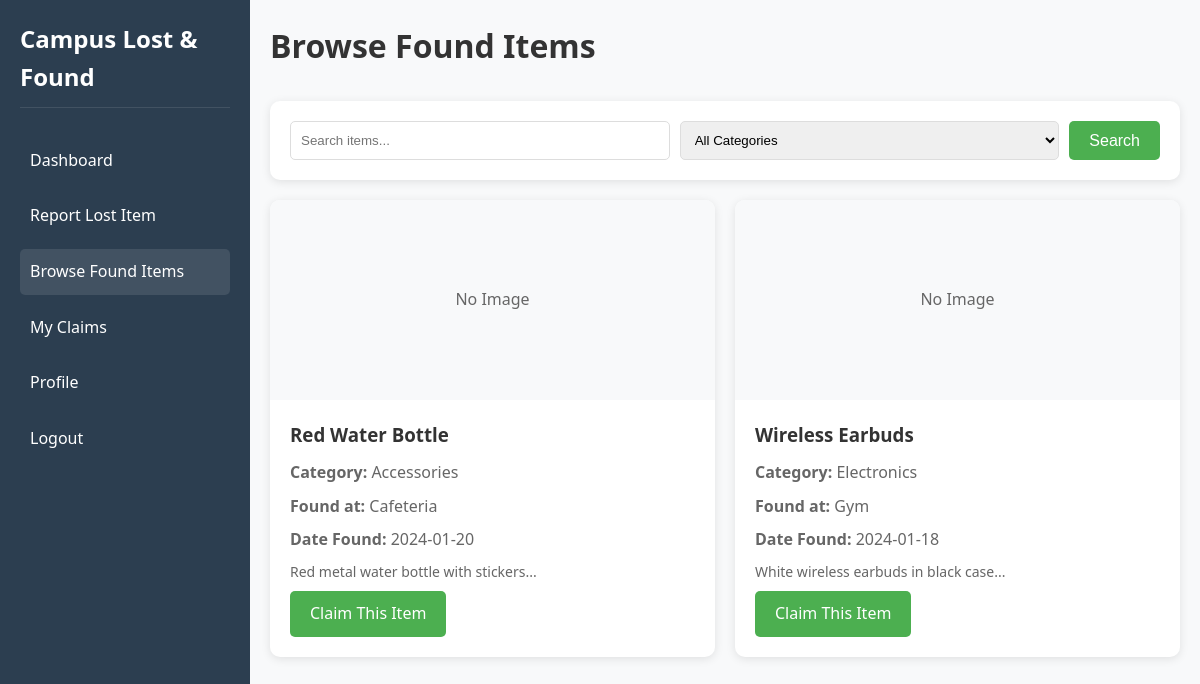
The app's page /student/browse_found.php (signed in) with its own data.
### tables this page shows
CREATE TABLE found_items (
    id INT PRIMARY KEY AUTO_INCREMENT,
    user_id INT,
    item_name VARCHAR(255) NOT NULL,
    category VARCHAR(100),
    description TEXT,
    location VARCHAR(255),
    date_found DATE,
    image_path VARCHAR(255),
    status ENUM('pending', 'claimed', 'returned') DEFAULT 'pending',
    created_at TIMESTAMP DEFAULT CURRENT_TIMESTAMP,
    FOREIGN KEY (user_id) REFERENCES users(id) ON DELETE CASCADE
);

### student/browse_found.php (the view, shortened to what this page needs)
<?php
require_once '../config.php';
$search = '';
$query = "SELECT * FROM found_items WHERE status = 'pending'";
$query .= " ORDER BY created_at DESC";
$result = mysqli_query($conn, $query);
?>
<!DOCTYPE html>
<html lang="en">
<head>
    <link rel="stylesheet" href="../assets/css/style.css">
</head>
<body>
    <div class="dashboard-container">
        <div class="sidebar">
            <h2>Campus Lost & Found</h2>
            <nav>
                <ul>
                    <li><a href="dashboard.php">Dashboard</a></li>
                    <li><a href="report_lost.php">Report Lost Item</a></li>
                    <li class="active"><a href="browse_found.php">Browse Found Items</a></li>
                    <li><a href="claim_item.php">My Claims</a></li>
                    <li><a href="../profile.php">Profile</a></li>
                    <li><a href="../logout.php">Logout</a></li>
                </ul>
            </nav>
        </div>
        <div class="main-content">
            <div class="header">
                <h1>Browse Found Items</h1>
            </div>
            <div class="search-container">
                <form method="GET" action="">
                    <div class="search-box">
                        <input type="text" name="search" placeholder="Search items..." value="<?php echo $search; ?>">
                        <select name="category">
                            <option value="all">All Categories</option>
                        </select>
                        <button type="submit" class="btn btn-primary">Search</button>
                    </div>
                </form>
            </div>
            <div class="items-grid">
                <?php
                if (mysqli_num_rows($result) > 0) {
                    while($item = mysqli_fetch_assoc($result)) {
                        echo '<div class="item-card">';
                        echo '<div class="item-image">';
                        if ($item['image_path']) {
                            echo '<img src="../' . $item['image_path'] . '" alt="' . $item['item_name'] . '">';
                        } else {
                            echo '<div class="no-image">No Image</div>';
                        }
                        echo '</div>';
                        echo '<div class="item-details">';
                        echo '<h3>' . $item['item_name'] . '</h3>';
                        echo '<p><strong>Category:</strong> ' . $item['category'] . '</p>';
                        echo '<p><strong>Found at:</strong> ' . $item['location'] . '</p>';
                        echo '<p><strong>Date Found:</strong> ' . $item['date_found'] . '</p>';
                        echo '<p class="description">' . substr($item['description'], 0, 100) . '...</p>';
                        echo '<a href="claim_item.php?id=' . $item['id'] . '" class="btn btn-primary">Claim This Item</a>';
                        echo '</div>';
                        echo '</div>';
                    }
                } else {
                    echo '<p>No found items available.</p>';
                }
                ?>
            </div>
        </div>
    </div>
</body>
</html>

### assets/css/style.css (style rules this page uses)
* { margin: 0; padding: 0; box-sizing: border-box; }
body { font-family: 'Segoe UI', Tahoma, Geneva, Verdana, sans-serif; line-height: 1.6; background-color: #f5f5f5; }
.btn { padding: 10px 20px; border: none; border-radius: 5px; cursor: pointer; font-size: 16px; font-weight: 500; text-decoration: none; display: inline-block; transition: all 0.3s ease; }
.btn-primary { background-color: #4CAF50; color: white; }
.dashboard-container { display: flex; min-height: 100vh; }
.sidebar { width: 250px; background: #2c3e50; color: white; padding: 20px; }
.sidebar h2 { margin-bottom: 30px; padding-bottom: 10px; border-bottom: 1px solid rgba(255,255,255,0.1); }
.sidebar nav ul { list-style: none; }
.sidebar nav ul li { margin-bottom: 10px; }
.sidebar nav ul li a { color: white; text-decoration: none; display: block; padding: 10px; border-radius: 5px; transition: all 0.3s ease; }
.sidebar nav ul li a:hover, .sidebar nav ul li.active a { background: rgba(255,255,255,0.1); }
.main-content { flex: 1; padding: 20px; background: #f8f9fa; }
.header { margin-bottom: 30px; }
.header h1 { color: #333; }
.items-grid { display: grid; grid-template-columns: repeat(auto-fill, minmax(300px, 1fr)); gap: 20px; margin-top: 20px; }
.item-card { background: white; border-radius: 10px; overflow: hidden; box-shadow: 0 2px 10px rgba(0,0,0,0.1); }
.item-image { height: 200px; overflow: hidden; }
.no-image { height: 100%; display: flex; align-items: center; justify-content: center; background: #f8f9fa; color: #666; }
.item-details { padding: 20px; }
.item-details h3 { margin-bottom: 10px; color: #333; }
.item-details p { margin-bottom: 8px; color: #666; }
.description { font-size: 14px; color: #888; }
.search-container { background: white; padding: 20px; border-radius: 10px; margin-bottom: 20px; box-shadow: 0 2px 10px rgba(0,0,0,0.1); }
.search-box { display: flex; gap: 10px; }
.search-box input, .search-box select { flex: 1; padding: 10px; border: 1px solid #ddd; border-radius: 5px; }

### records on screen
found_items: shows "No Image", item_name "Red Water Bottle", category "Accessories", location "Cafeteria", date_found "2024-01-20", description "Red metal water bottle with stickers"
found_items: shows "No Image", item_name "Wireless Earbuds", category "Electronics", location "Gym", date_found "2024-01-18", description "White wireless earbuds in black case"
